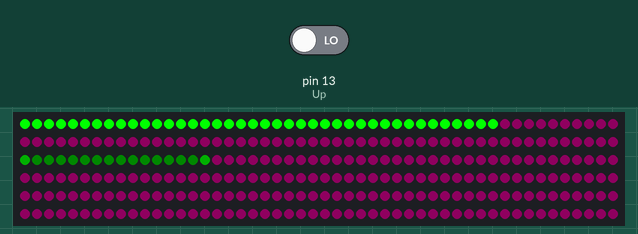
The sketch below on a simulated Arduino Uno, built with avr-gcc and run on an emulated ATmega328P. Shown: 300 RGB LEDs in strip order, left to right, continuing on the next row. The test bench sets the inputs (shaded band); at power-on: pin 13 (Up) LOW. Colours are those a GRB WS2812 strip shows for the declared byte order; random numbers use the default seed unless the sketch sets one.

Above: at 3.2 s.
3.3 s: pin 13 (Up) driven HIGH
At 10.4 s:
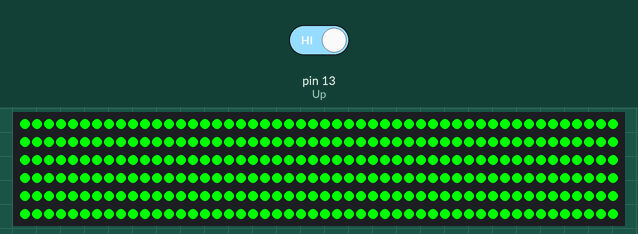
At 11.29 s:
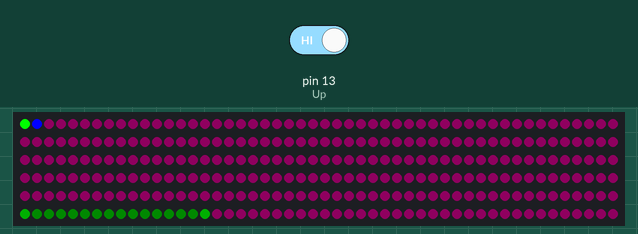
Timing chart, 0 to 12.8 s (numbered marks = the images above; inputs shaded):
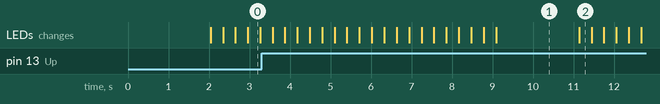

The sketch:

bouncyDot.ino
```cpp
// Bouncy Dot Game
// Game input: 1 Button
// Concept: Press the button to reverse direction within the target zone
// as you hit targets, speed increases and target size shrinks


#include <FastLED.h>

#define LED_PIN 2   // OUTPUT pin WS2812B LED Strip is attached to input is GRB not RGB
#define NUM_LEDS 300 // number of LEDs per strip
#define debounceTime 200 // keep those button inputs clean
#define delayval 25 //controls the "speed" of the player dot
#define animationDelay 10 //controls the speed of the win animation

#include "Dot.h"
#include "Button.h"
#include "Target.h"
#include "Background.h"

//Making Objects
Button Up(13); //Buttons go here
Button A(11);
Button B(10);
Dot player(0,0,0,255); //the player
Target target(100,15,55,0,0); //the target
Background background(0,NUM_LEDS,15,0,10);

//Rainbow Animation
CRGB rainbows[14] = {
  CRGB::Red,
  CRGB::Orange,
  CRGB::Yellow,
  CRGB::Green,
  CRGB::Blue,
  CRGB::Indigo,
  CRGB::Violet,
  CRGB::Red,
  CRGB::Orange,
  CRGB::Yellow,
  CRGB::Green,
  CRGB::Blue,
  CRGB::Indigo,
  CRGB::Violet
};
int iterator = 0;

// Other variables
int redColor = 0;
int blueColor = 0;
int greenColor = 0;
int buttonUpState = LOW;
int buttonUpStateOld = LOW;

bool gameOver = false;
bool newGame = true;
bool newButtonPress = false;

//LED strip
CRGB leds[NUM_LEDS]; // This is an array of leds.  One item for each led in your strip.

void checkWin() {
    if(gameOver)
    {
        // Lose state
        //change this to a fill
        for (int i = 0; i < NUM_LEDS; i++){
            leds[i].setRGB( 255, 0, 0);
            FastLED.show();
            delay(animationDelay);
        }
        delay(2000);
        //Restart game
        player.Loc = 0;
        target.Height = 15;
        target.Loc = 250;

        gameOver = false;
        newGame = true;
    }
}


void checkButton()
{


    if(buttonUpState==HIGH && buttonUpStateOld==LOW)
    {
        newButtonPress=true;
    }
    else
    {
        newButtonPress=false;
    }

}

void writeBackground()
{
    for(int i=background.Loc; i<=background.Height; i++)
    {
        leds[i].setRGB(background.Red, background.Green, background.Blue);
    }
}

void moveTarget(){
    int oldLoc = target.Loc;
    int roll = random(0,100);
    if(roll<15)
    {
        target.Height--;
    }
    if(player.Velocity > 0)
    {
        target.Loc = random(oldLoc+(oldLoc/4), (NUM_LEDS - target.Height));
    } else {
        target.Loc = random(0, oldLoc-(oldLoc/4));
    }
}

void writeTarget() // Target fill
    {
    for (int i = target.Loc+1; i < target.Loc + target.Height; i++){

        //Increase Color intensity on hit
        if (target.inTarget == true)
        {
            leds[i].setRGB(target.Green,target.Red, target.Blue);
        }else
        {
        leds[i].setRGB(10, 0, 0);
        }
    }
    // Target bookends
    leds[target.Loc].setRGB(target.Green, target.Red, target.Blue);
    leds[target.Loc+target.Height].setRGB(target.Green,target.Red, target.Blue);
}

void writePlayerAway()
{
    leds[player.oldLoc].setRGB(0,0,0);// Remove old player dots
}

void writePlayer()
{
    leds[player.Loc].setRGB(player.Green, player.Red, player.Blue); // Player.

    // int flame1 = player.Loc - 1;
    // int flame2 = player.Loc - 2;
    // int flame3 = player.Loc - 3;
    // int flame4 = player.Loc - 4;
    // //if velocity is negative, put flames on other side
    // if (player.Velocity<0) {
    //     flame1 = player.Loc + 1;
    //     flame2 = player.Loc + 2;
    //     flame3 = player.Loc + 3;
    //     flame4 = player.Loc + 4;
    // }

    // leds[flame1].setRGB(255,255,0);
    // leds[flame2].setRGB(191,255,0);
    // leds[flame3].setRGB(128,255,0);
    // leds[flame4].setRGB(0,100,0);
}

void checkExplosion()
{
    if (player.Loc >= NUM_LEDS+1 || player.Loc <= -1){
        //Move this somewhere else or make player reset method
        player.Loc=0;
        player.Velocity=0;
        target.Height = 15;
        target.Loc = 185;

        //red
        int j=0;
        while(j<70)
        {
            for (int i=1; i < NUM_LEDS ; i++)
            {
                leds[i] = rainbows[(i%7)+iterator];
            }
            if (iterator < 6)
            {
                iterator++;
            }
            else
            {
                iterator = 0;
            }
            FastLED.show();
            delay(delayval);
            j++;
        }
        gameOver = true;
    }
}

void checkTarget()
{
    if (player.Loc > target.Loc && player.Loc < (target.Loc + target.Height))
    {
        target.inTarget = true;
    }

    if (player.Loc < target.Loc || player.Loc > target.Loc + target.Height)
    {
        target.inTarget = false;
    }
}

void setup() {
    //Serial.begin(9600);
    //while (!Serial) {
    //    ; // wait for serial port to connect. Needed for native USB
    //}
	// sanity check delay - allows reprogramming if accidently blowing power w/leds
    delay(2000);
    //initialize LED Strip
    FastLED.addLeds<WS2812B, LED_PIN, RGB>(leds, NUM_LEDS);
    //set player on strip
    writeBackground();
    leds[player.Loc].setRGB( player.Green, player.Red, player.Blue); // Player.
    writeTarget();
    FastLED.show();
}

//Game Loop
void loop() {
    // read if there is a new button press
    // check if the pushbutton is pressed. If it is, the buttonState is HIGH:
    buttonUpStateOld = buttonUpState;
    buttonUpState = Up.read();
    checkButton();
    if(player.Velocity==0 && newButtonPress)
    {
        player.Start();
        newGame = false;
    }else if (newButtonPress)
    {
        //writeBackground();
        checkTarget();
        if(target.inTarget)
        {
            player.Flip();
            moveTarget();
        }else{
            gameOver = true;
        }
    }

    player.Move();

    checkExplosion();

    writePlayerAway();
    writeBackground();
    writeTarget(); //displays target
    writePlayer();
    FastLED.show();
    checkWin();
    delay(10);
    //Serial prints for debugging


    /* Serial.print(player.Loc);  // prints a label
    Serial.print("\t");         // prints a tab

    Serial.print(player.oldLoc);  // prints a label
    Serial.print("\t");         // prints a tab

    Serial.print(player.Location);
    Serial.print("\t");

    Serial.print(player.Acceleration);
    Serial.print("\t");

    Serial.print(player.Velocity);
    Serial.print("\t");

    Serial.print(player.Thrust);
    Serial.print("\t");

    Serial.print(player.Time-player.oldTime);
    Serial.println();
 */

    };
```

Background.h
```cpp
/*Background Class
Class that sets a background color across LED strip
*/

class Background {
    public:
        int Loc;
        int Height;
        int Red;
        int Green;
        int Blue;

        //Constructor
        Background(int,int,int,int,int);
};
Background::Background(int loc, int height, int green, int red, int blue)
{
    Loc = loc;
    Height = height;
    Red = red;
    Green = green;
    Blue = blue;
    }
```

Button.h
```cpp
/*
Button Class
creates an object that can read whether or not the button is pressed
*/
class Button {
//Arduino pin button is connected to
int _pin;
public:
    //Constructor
    Button(int);
    //Functions
    /**Reads the current state of the button
     * @return - HIGH(1/pressed) or LOW(0/unpressed)
     * */
    int read()
    {
    return digitalRead(_pin);
    }
};
/**
 * Button Constructor
 * @pin number of pin buton is connected to
 */
Button::Button(int pin)
    {
        pinMode(pin, INPUT);
        _pin = pin;
    }
```

Dot.h
```cpp
//Dot Class
//Class that sets a dot in a specific locatio on the LED strip

#define MASS 2
#define GRAVITY 15
#define THRUST 200

class Dot {
    public:
        //location values
        int Loc;
        int oldLoc;
        int Height;
        //colors (RGB)
        int Red;
        int Green;
        int Blue;
        //other
        float Location;
        float Velocity;
        float InitialVelocity;

    //Methods
    void Start()
    {
        Velocity = InitialVelocity;
    }

    void Move()
    {
        Loc = Loc + (int)Velocity;
    }

    void Flip()
    {
        Velocity = Velocity * -1;
        if(Velocity<6){
            Velocity = Velocity * 1.1;
        }
    }

    //Constructor
    Dot(int, int, int, int);
};
/**
 * Dot Constructor
 * @param loc - location on LED strip
 * @param red - red value (0-255)
 * @param green - green value (0-255)
 * @param blue - blue value (0-255)
 * */
Dot::Dot(int loc, int green, int red, int blue)
{
    Loc = loc;
    Height = 1; //change this later to be adjustable
    Red = red;
    Green = green;
    Blue = blue;
    Velocity = 0;
    InitialVelocity = 1;
}
```

Target.h
```cpp
/*Target Class
Class that sets a series of dots in a specific location on the LED strip
*/

class Target {
    public:
        int Loc;
        int Height;
        int Step;
        int Red;
        int Green;
        int Blue;
        long Time;
        bool inTarget;

        //Constructor
        Target(int,int,int,int,int);
};
Target::Target(int loc, int height, int green, int red, int blue)
{
    Loc = loc;
    Height = height;
    Step = Height/6;
    Red = red;
    Green = green;
    Blue = blue;
    Time = 0;
    inTarget = false;
    }
```

Measured:
- what the display in image 1 shows lasts 2.0 s, from 9.1 s to 11.1 s
